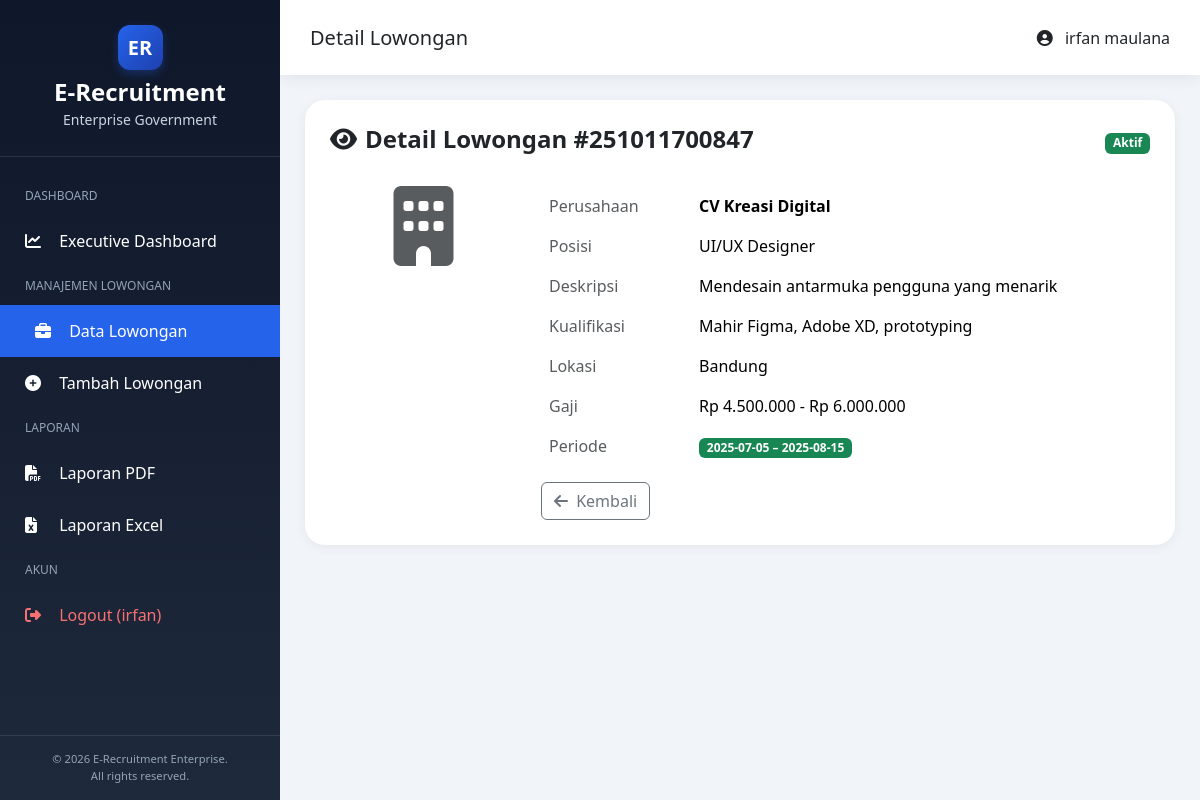
Page /index.php?page=lowongan_detail&id=251011700847 (signed in) on the committed database.
### tables this page shows
CREATE TABLE `lowongan` (
  `id` bigint(20) NOT NULL,
  `perusahaan` varchar(100) NOT NULL,
  `posisi` varchar(100) NOT NULL,
  `deskripsi` text NOT NULL,
  `kualifikasi` text NOT NULL,
  `lokasi` varchar(100) NOT NULL,
  `gaji` varchar(50) DEFAULT NULL,
  `tanggal_buka` date NOT NULL,
  `tanggal_tutup` date NOT NULL,
  `gambar_perusahaan` varchar(255) DEFAULT NULL,
  `created_at` timestamp NOT NULL DEFAULT current_timestamp(),
  `updated_at` timestamp NOT NULL DEFAULT current_timestamp() ON UPDATE current_timestamp()
);

### controllers/LowonganController.php (called while the page is built, shortened)
<?php
require_once __DIR__ . '/../models/Lowongan.php';
class LowonganController {
    private $model;
    public function __construct() {
        $this->model = new Lowongan();
    }
    public function detail() {
        $id = $_GET['id'] ?? 0;
        $lowongan = $this->model->getById($id);
        include __DIR__ . '/../views/lowongan/detail.php';
    }
}

### config/Database.php (called while the page is built)
<?php
class Database {
    private static $instance = null;
    private $conn;
    private $host = 'localhost';
    private $dbname = 'db_uas_lowongan';
    private $user = 'root';
    private $pass = '';
    private function __construct() {
        try {
            $this->conn = new PDO(
                "mysql:host=$this->host;dbname=$this->dbname;charset=utf8",
                $this->user,
                $this->pass
            );
            $this->conn->setAttribute(PDO::ATTR_ERRMODE, PDO::ERRMODE_EXCEPTION);
        } catch (PDOException $e) {
            die("Koneksi database gagal: " . $e->getMessage());
        }
    }
    public static function getInstance() {
        if (self::$instance === null) {
            self::$instance = new Database();
        }
        return self::$instance;
    }
    public function getConnection() {
        return $this->conn;
    }
}

### models/Lowongan.php (called while the page is built, shortened)
<?php
require_once __DIR__ . '/../config/Database.php';
class Lowongan {
    private $conn;
    private $table = 'lowongan';
    public function __construct() {
        $database = Database::getInstance();
        $this->conn = $database->getConnection();
    }
    public function getById($id) {
        $stmt = $this->conn->prepare("SELECT * FROM {$this->table} WHERE id = :id");
        $stmt->bindParam(':id', $id, PDO::PARAM_INT);
        $stmt->execute();
        return $stmt->fetch(PDO::FETCH_ASSOC);
    }
}

### views/lowongan/detail.php (the view, shortened to what this page needs)
<?php
include __DIR__ . '/../header.php';
?>
<div class="panel">
    <div class="d-flex align-items-center gap-3 mb-4">
        <h4 class="fw-bold"><i class="fa fa-eye me-2"></i>Detail Lowongan #<?= $lowongan['id'] ?></h4>
        <span class="badge bg-success ms-auto">Aktif</span>
    </div>
    <div class="row">
        <div class="col-md-3 text-center">
            <?php if (!empty($lowongan['gambar_perusahaan'])): ?>
                <img src="uploads/<?= $lowongan['gambar_perusahaan'] ?>" class="img-fluid rounded mb-3" alt="Logo Perusahaan">
            <?php else: ?>
                <i class="fa fa-building fa-5x text-muted mb-3"></i>
            <?php endif; ?>
        </div>
        <div class="col-md-9">
            <table class="table table-borderless">
                <tr>
                    <td class="text-muted" style="width: 150px;">Perusahaan</td>
                    <td><strong><?= htmlspecialchars($lowongan['perusahaan']) ?></strong></td>
                </tr>
                <tr>
                    <td class="text-muted">Posisi</td>
                    <td><?= htmlspecialchars($lowongan['posisi']) ?></td>
                </tr>
                <tr>
                    <td class="text-muted">Deskripsi</td>
                    <td><?= nl2br(htmlspecialchars($lowongan['deskripsi'])) ?></td>
                </tr>
                <tr>
                    <td class="text-muted">Kualifikasi</td>
                    <td><?= nl2br(htmlspecialchars($lowongan['kualifikasi'])) ?></td>
                </tr>
                <tr>
                    <td class="text-muted">Lokasi</td>
                    <td><?= htmlspecialchars($lowongan['lokasi']) ?></td>
                </tr>
                <tr>
                    <td class="text-muted">Gaji</td>
                    <td><?= htmlspecialchars($lowongan['gaji']) ?></td>
                </tr>
                <tr>
                    <td class="text-muted">Periode</td>
                    <td>
                        <span class="badge bg-success">
                            <?= $lowongan['tanggal_buka'] ?> – <?= $lowongan['tanggal_tutup'] ?>
                        </span>
                    </td>
                </tr>
            </table>
            <a href="index.php?page=lowongan" class="btn btn-outline-secondary">
                <i class="fa fa-arrow-left me-1"></i> Kembali
            </a>
        </div>
    </div>
</div>
<?php include __DIR__ . '/../footer.php'; ?>

### views/header.php (style rules this page uses)
:root { --primary:#0f172a; --secondary:#1e293b; --accent:#2563eb; --gold:#f59e0b; --success:#10b981; --danger:#ef4444; --bg:#f1f5f9; }
body { background: var(--bg); font-family: 'Segoe UI', sans-serif; margin-left: 280px; transition: margin-left 0.3s; }
.panel { background: white; border-radius: 20px; padding: 25px; box-shadow: 0 2px 12px rgba(0,0,0,.06); margin-bottom: 25px; }

### rows in the picture
lowongan: id "251011700847", perusahaan "CV Kreasi Digital", posisi "UI/UX Designer", deskripsi "Mendesain antarmuka pengguna yang menarik", kualifikasi "Mahir Figma, Adobe XD, prototyping", lokasi "Bandung", gaji "Rp 4.500.000 - Rp 6.000.000", tanggal_buka "2025-07-05", tanggal_tutup "2025-08-15"

### other values in the picture
$_SESSION['username'] "irfan"
$pageTitle "Detail Lowongan"
$_SESSION['nama'] "irfan maulana"
